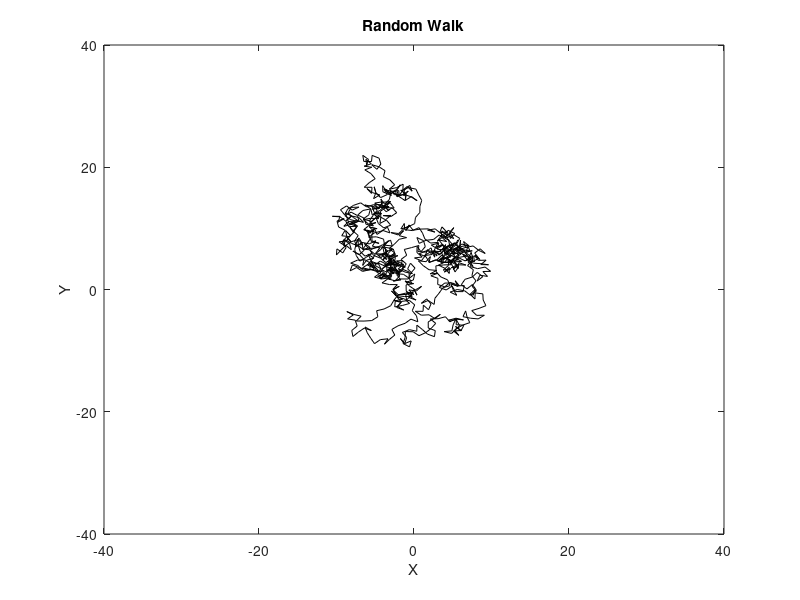

MATLAB code for this plot:
%Molecule Collision Problem
clear
clc
close all
%Create Origin
n = 1000;
x = zeros(n,1);
y = zeros(n,1);
v = zeros(n,2);
v(1,1)= 2*rand-1;
v(1,2)= 2*rand-1;
x(1) = 0;
y(1) = 0;
figure('Name','Molecule Collisions','NumberTitle','off','position', [150 50 900 600])

for i = 2:n
    v(i,1) = 2*rand-1;
    v(i,2) = 2*rand-1;
    l = sqrt(v(i,1)^2+v(i,2)^2);
    x(i) = x(i-1)+v(i,1)/l;
    y(i) = y(i-1)+v(i,2)/l;
end

for i = 2:n  
plot([x(i-1),x(i)],[y(i-1),y(i)],'-k')
hold on
axis([-40 40 -40 40])
title('Random Walk')
xlabel('X')
ylabel('Y')
drawnow
end